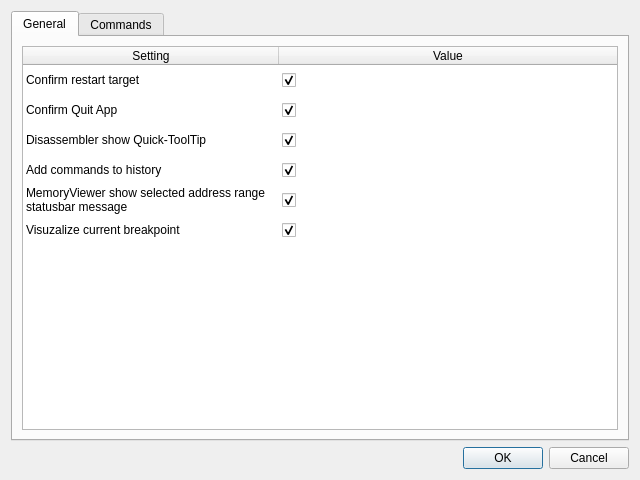
<?xml version="1.0" encoding="UTF-8"?>
<ui version="4.0">
 <class>Dialog</class>
 <widget class="QDialog" name="Dialog">
  <property name="geometry">
   <rect>
    <x>0</x>
    <y>0</y>
    <width>640</width>
    <height>480</height>
   </rect>
  </property>
  <property name="windowTitle">
   <string>LLDBPyGUI - Settings</string>
  </property>
  <layout class="QVBoxLayout" name="verticalLayout">
   <item>
    <widget class="QTabWidget" name="tabWidget">
     <property name="currentIndex">
      <number>0</number>
     </property>
     <widget class="QWidget" name="tab">
      <attribute name="title">
       <string>General</string>
      </attribute>
      <layout class="QVBoxLayout" name="verticalLayout_2">
       <item>
        <widget class="QTableWidget" name="tableWidget">
         <property name="textElideMode">
          <enum>Qt::ElideRight</enum>
         </property>
         <property name="showGrid">
          <bool>false</bool>
         </property>
         <attribute name="horizontalHeaderDefaultSectionSize">
          <number>256</number>
         </attribute>
         <attribute name="horizontalHeaderStretchLastSection">
          <bool>true</bool>
         </attribute>
         <attribute name="verticalHeaderVisible">
          <bool>false</bool>
         </attribute>
         <row>
          <property name="text">
           <string>ConfirmRestartTarget</string>
          </property>
         </row>
         <row>
          <property name="text">
           <string>ConfirmQuit</string>
          </property>
         </row>
         <row>
          <property name="text">
           <string>DisassemblerShowQuickTooltip</string>
          </property>
         </row>
         <row>
          <property name="text">
           <string>Add commands to History</string>
          </property>
         </row>
         <row>
          <property name="text">
           <string>MemoryViewer show selected address range statusbar message</string>
          </property>
         </row>
         <row>
          <property name="text">
           <string>VisualizeCurrentBP</string>
          </property>
         </row>
         <column>
          <property name="text">
           <string>Setting</string>
          </property>
         </column>
         <column>
          <property name="text">
           <string>Value</string>
          </property>
         </column>
         <item row="0" column="0">
          <property name="text">
           <string>Confirm restart target</string>
          </property>
         </item>
         <item row="0" column="1">
          <property name="text">
           <string/>
          </property>
          <property name="checkState">
           <enum>Checked</enum>
          </property>
         </item>
         <item row="1" column="0">
          <property name="text">
           <string>Confirm Quit App</string>
          </property>
         </item>
         <item row="1" column="1">
          <property name="text">
           <string/>
          </property>
          <property name="checkState">
           <enum>Checked</enum>
          </property>
          <property name="flags">
           <set>ItemIsSelectable|ItemIsUserCheckable|ItemIsEnabled</set>
          </property>
         </item>
         <item row="2" column="0">
          <property name="text">
           <string>Disassembler show Quick-ToolTip</string>
          </property>
         </item>
         <item row="2" column="1">
          <property name="text">
           <string/>
          </property>
          <property name="checkState">
           <enum>Checked</enum>
          </property>
         </item>
         <item row="3" column="0">
          <property name="text">
           <string>Add commands to history</string>
          </property>
         </item>
         <item row="3" column="1">
          <property name="text">
           <string/>
          </property>
          <property name="checkState">
           <enum>Checked</enum>
          </property>
         </item>
         <item row="4" column="0">
          <property name="text">
           <string>MemoryViewer show selected address range statusbar message</string>
          </property>
         </item>
         <item row="4" column="1">
          <property name="text">
           <string/>
          </property>
          <property name="checkState">
           <enum>Checked</enum>
          </property>
         </item>
         <item row="5" column="0">
          <property name="text">
           <string>Visuzalize current breakpoint</string>
          </property>
         </item>
         <item row="5" column="1">
          <property name="checkState">
           <enum>Checked</enum>
          </property>
         </item>
        </widget>
       </item>
      </layout>
     </widget>
     <widget class="QWidget" name="tab_2">
      <attribute name="title">
       <string>Commands</string>
      </attribute>
      <layout class="QGridLayout" name="gridLayout">
       <item row="0" column="0">
        <widget class="QPushButton" name="cmdLoadDefaults">
         <property name="text">
          <string>Load Default Config</string>
         </property>
        </widget>
       </item>
       <item row="1" column="0">
        <widget class="QPushButton" name="cmdTest">
         <property name="text">
          <string>Test Button</string>
         </property>
        </widget>
       </item>
      </layout>
     </widget>
    </widget>
   </item>
   <item>
    <widget class="QDialogButtonBox" name="buttonBox">
     <property name="orientation">
      <enum>Qt::Horizontal</enum>
     </property>
     <property name="standardButtons">
      <set>QDialogButtonBox::Cancel|QDialogButtonBox::Ok</set>
     </property>
     <property name="centerButtons">
      <bool>false</bool>
     </property>
    </widget>
   </item>
  </layout>
 </widget>
 <resources/>
 <connections>
  <connection>
   <sender>buttonBox</sender>
   <signal>accepted()</signal>
   <receiver>Dialog</receiver>
   <slot>accept()</slot>
   <hints>
    <hint type="sourcelabel">
     <x>248</x>
     <y>254</y>
    </hint>
    <hint type="destinationlabel">
     <x>157</x>
     <y>274</y>
    </hint>
   </hints>
  </connection>
  <connection>
   <sender>buttonBox</sender>
   <signal>rejected()</signal>
   <receiver>Dialog</receiver>
   <slot>reject()</slot>
   <hints>
    <hint type="sourcelabel">
     <x>316</x>
     <y>260</y>
    </hint>
    <hint type="destinationlabel">
     <x>286</x>
     <y>274</y>
    </hint>
   </hints>
  </connection>
 </connections>
</ui>
